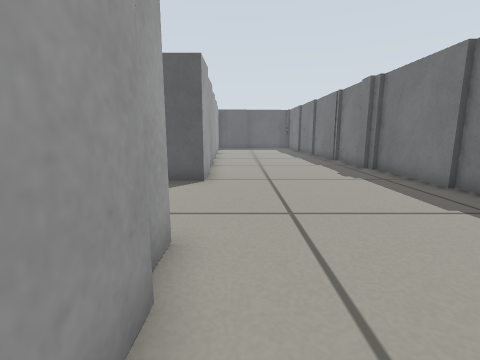
View 1 (above)

16 first-person views from a walk through a Gazebo world. The camera is 0.39 m above the floor, tilts 10° down and sees 85° across. The floor is counted in squares, 0.25 m on a side. Each view is taken from the middle of a square. On the plan, view 1 faces up. The plan holds only what a view shows up to about 14 squares ahead; the rest is blank. The place goes on beyond the plan.

View 2
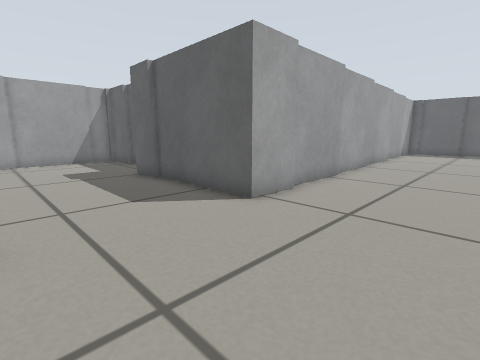

View 3
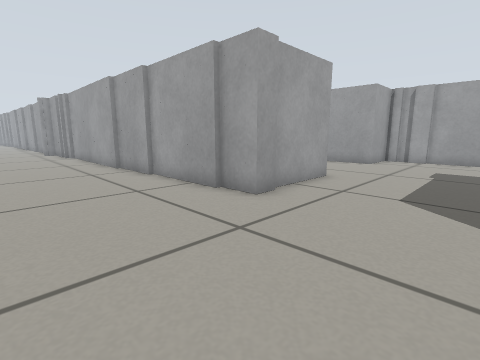

View 4
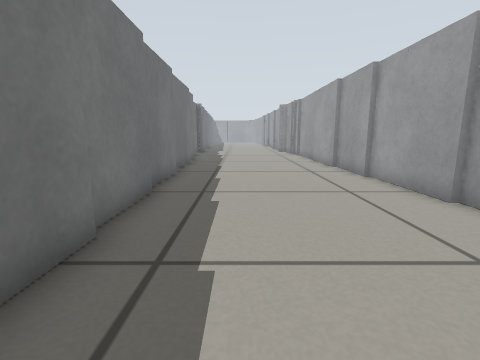

View 5
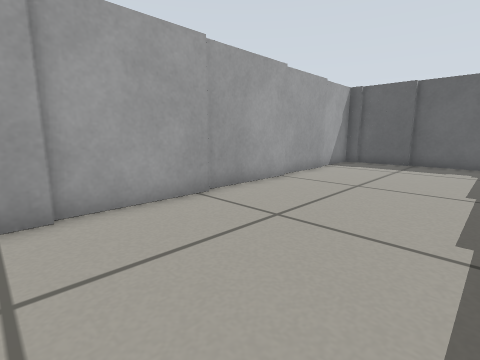

View 6
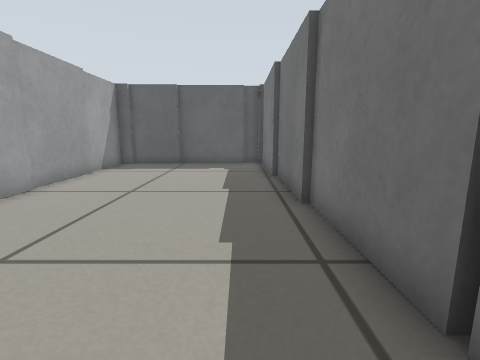

View 7
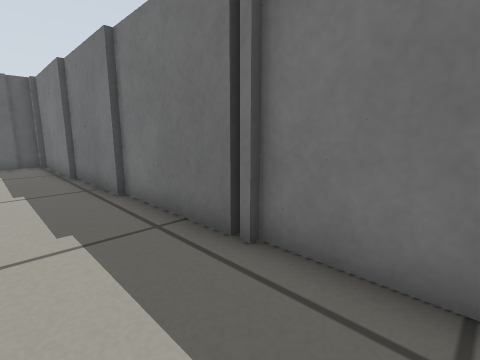

View 8
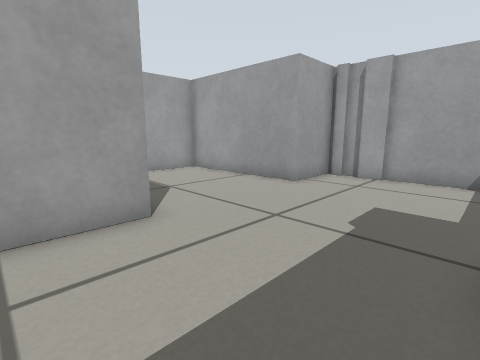

View 9
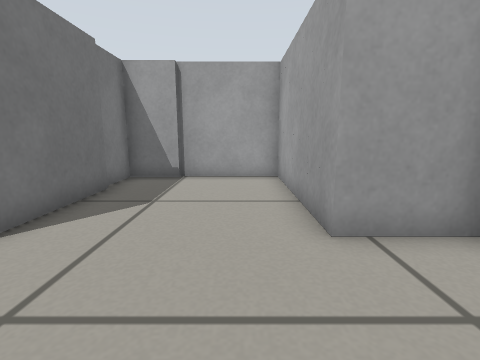

View 10
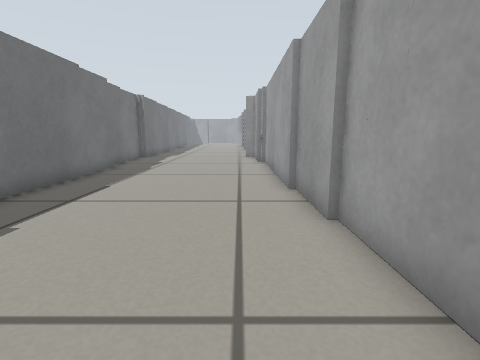

View 11
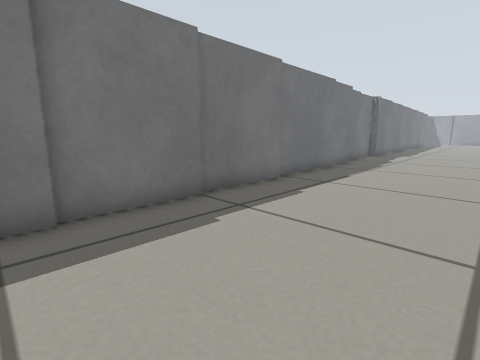

View 12
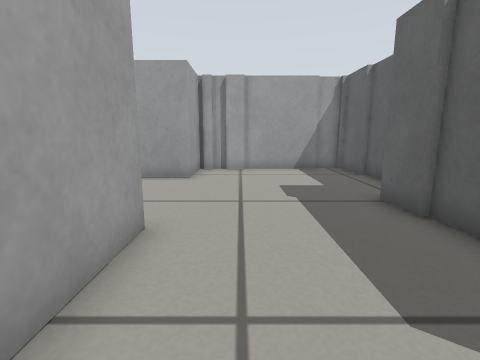

View 13
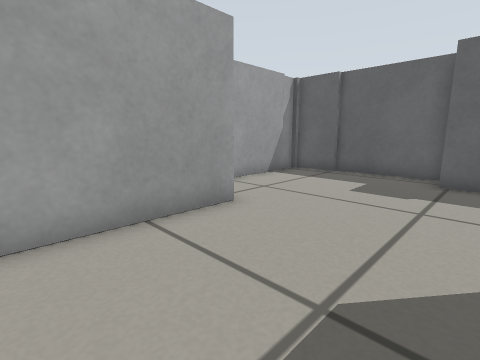

View 14
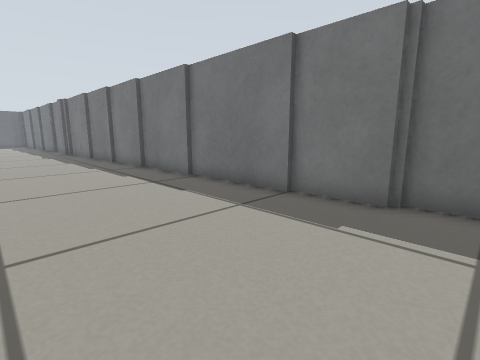

View 15
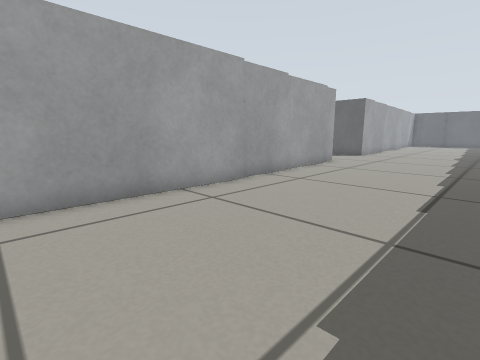

View 16
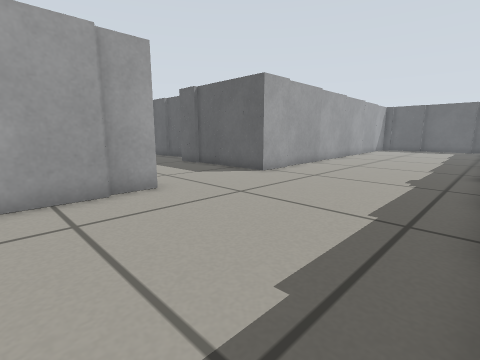

### Floor plan
Points are (right, up) in squares from view 1. A wall is a line through its corners. A room is listed if a view was taken in it or the views show most of it. See-through windows are left out.
Room 1 (views 1, 2, 3, 4, 5, 6, 7, 8, 9, 10, 11, 12, 13, 14, 15, 16)
walls: (-1.2, 10.5) (-1.2, 8.6) (-5.9, 8.6); (-1.9, 3.6) (-1, 3.6) (-1, 2.1); (-0.8, 2.2) (-0.8, -1.6); (-5.8, 8.4) (-7.2, 8.4); (6, 7.4) (6, 11.5); (-5.2, 3.4) (-2, 3.4); (6.2, 4.1) (6.2, 7.5); (-1.4, 13.9) (-1.4, 10.6); (5.8, 11.4) (5.8, 11.9); (5.6, 11.8) (5.6, 12.6); (-7.2, 9.8) (-11, 9.8); (5.8, 12.9) (5.8, 15.5); (-0.6, -1.5) (-0.6, -4.5); (6.4, 0.9) (6.4, 4.2); (-5.2, -0.5) (-5.2, 3.1); (5.6, 15.8) (5.6, 19.9); (-1.6, 17.5) (-1.6, 13.8); (-10.9, 9.6) (-13, 9.6) (-13, 8.4); (-0.4, -4.4) (-0.4, -11); (6.6, -2.6) (6.6, 1); (-6.9, -2.4) (-5, -2.4) (-5, -0.8); (-12.6, 5.2) (-12.6, 4.4); (-12.8, 8.5) (-12.8, 5.1); (-12.6, 3.9) (-12.6, 3.4); (-12.8, 4.5) (-12.8, 3.8); (-12.9, 3.2) (-10.4, 3.2) (-10.4, -2.6) (-6.8, -2.6); (5.4, 19.8) (5.4, 23.6); (-1.8, 21.2) (-1.8, 17.5); (6.8, -7.1) (6.8, -2.5); (5.2, 23.5) (5.2, 27.9); (-2, 24.6) (-2, 21.4); (7, -9.5) (7, -7); (7.4, -11.5) (7.4, -9.5); (-2.2, 27.6) (-2.2, 24.9); (0.9, 27.8) (-1.6, 27.8); (4.2, 28) (0.8, 28); (5, 28.2) (4.1, 28.2)

Positions as (right, up) in squares from view 1, and headings:
1: (0, 0), facing up
2: (3, 4), facing up-left
3: (4, 8), facing down-left
4: (4, 8), facing down
5: (4, 13), facing up-left
6: (4, 14), facing up
7: (3, 13), facing up-right
8: (-3, 8), facing down-left
9: (-9, 7), facing down
10: (1, 3), facing down
11: (1, 5), facing down-right
12: (-1, 5), facing left
13: (-6, -1), facing up-left
14: (1, -11), facing up-right
15: (6, -11), facing up-left
16: (6, 0), facing up-left
